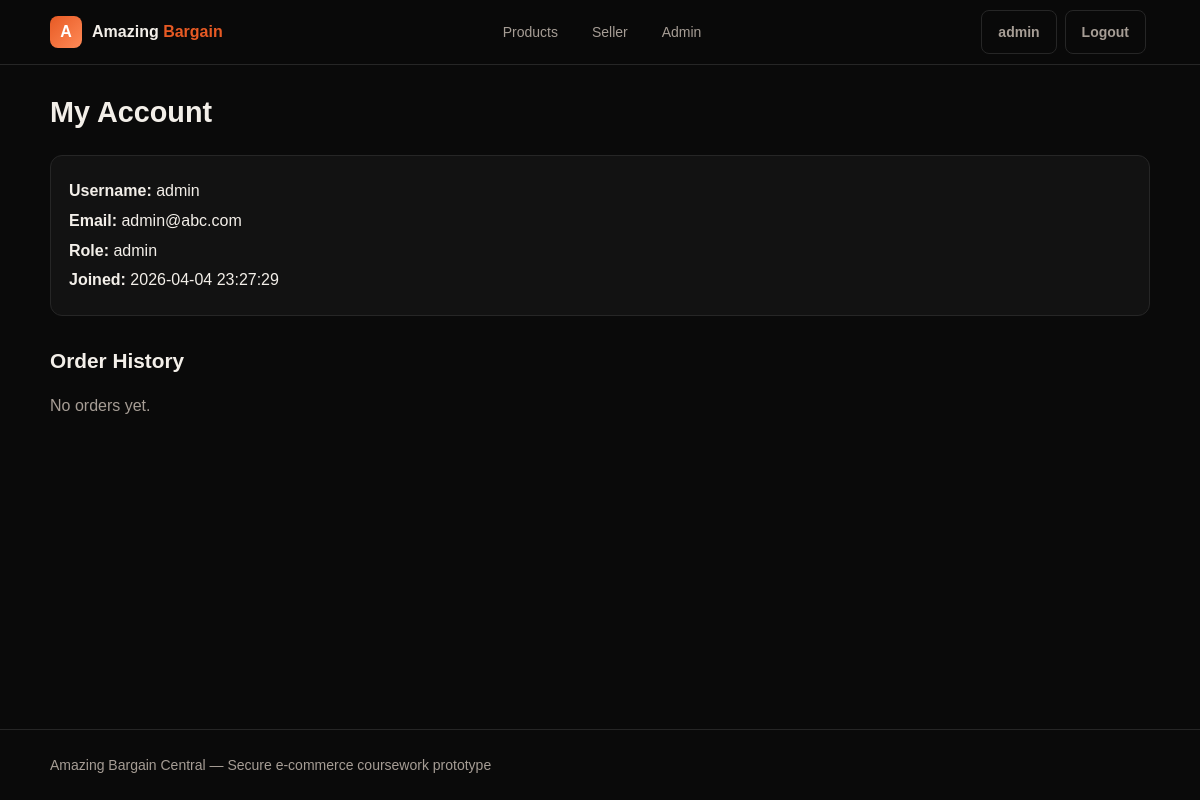
/account (signed in), run on the app's committed database.
### tables this page shows
CREATE TABLE users (
        id INTEGER PRIMARY KEY AUTOINCREMENT,
        username TEXT NOT NULL UNIQUE,
        email TEXT NOT NULL UNIQUE,
        password_hash TEXT NOT NULL,
        role TEXT NOT NULL DEFAULT 'user',
        created_at TIMESTAMP DEFAULT CURRENT_TIMESTAMP
    );

### backend/app.py (the view)
@app.route("/account", methods=["GET"])
@login_required
def account():
    db = get_db()
    user = db.execute(
        "SELECT * FROM users WHERE id = ?", (session["user_id"],)
    ).fetchone()
    orders = db.execute("""
        SELECT orders.*, products.name AS product_name, products.price
        FROM orders JOIN products ON orders.product_id = products.id
        WHERE orders.user_id = ?
        ORDER BY orders.id DESC
    """, (session["user_id"],)).fetchall()
    return render_template("account.html", user=user, orders=orders)

### backend/app.py (called while the page is built)
def get_db():
    if "db" not in g:
        g.db = sqlite3.connect(app.config["DATABASE"])
        g.db.row_factory = sqlite3.Row
        g.db.execute("PRAGMA foreign_keys = ON")
    return g.db

def generate_csrf_token():
    if "_csrf_token" not in session:
        session["_csrf_token"] = secrets.token_hex(32)
    return session["_csrf_token"]

@app.before_request
def check_csrf():
    if request.method == "POST":
        token = session.get("_csrf_token")
        if not token or token != request.form.get("_csrf_token"):
            abort(403)

@app.before_request
def make_session_permanent():
    session.permanent = True

def login_required(view):
    @wraps(view)
    def wrapped(*args, **kwargs):
        if "user_id" not in session:
            flash("Please log in first.", "warning")
            return redirect(url_for("login"))
        return view(*args, **kwargs)
    return wrapped

### frontend/templates/account.html (shortened to what this page needs)
{% extends "base.html" %}
{% block content %}
<section class="page-section">
    <h1>My Account</h1>
    <div class="info-card">
        <p><strong>Username:</strong> {{ user.username }}</p>
        <p><strong>Email:</strong> {{ user.email }}</p>
        <p><strong>Role:</strong> {{ user.role }}</p>
        <p><strong>Joined:</strong> {{ user.created_at }}</p>
    </div>
    <h2>Order History</h2>
    {% if orders %}
    <table class="data-table">
        <thead>
            <tr>
                <th>Product</th>
                <th>Qty</th>
                <th>Price</th>
                <th>Date</th>
            </tr>
        </thead>
        <tbody>
            {% for o in orders %}
            <tr>
                <td>{{ o.product_name }}</td>
                <td>{{ o.quantity }}</td>
                <td>&pound;{{ "%.2f"|format(o.price) }}</td>
                <td>{{ o.created_at }}</td>
            </tr>
            {% endfor %}
        </tbody>
    </table>
    {% else %}
    <p class="muted">No orders yet.</p>
    {% endif %}
</section>
{% endblock %}

### frontend/static/style.css (style rules this page uses)
:root { --bg: #0a0a0a; --panel: #121212; --panel-2: #1a1a1a; --text: #f3efe9; --muted: #a69d95; --border: #262626; --primary: #e75a24; --primary-hover: #c94818; --success: #25b864; --danger: #e74c3c; --warning: #f0c54a; --radius: 12px; }
* { box-sizing: border-box; }
html { scroll-behavior: smooth; }
body { margin: 0; font-family: Arial, Helvetica, sans-serif; background: var(--bg); color: var(--text); line-height: 1.6; min-height: 100vh; display: flex; flex-direction: column; }
.page-section { margin-bottom: 32px; }
.page-section h1 { margin: 0 0 20px; font-size: 1.8rem; }
.page-section h2 { margin: 28px 0 14px; font-size: 1.3rem; }
.info-card { background: var(--panel); border: 1px solid var(--border); border-radius: var(--radius); padding: 18px; margin-bottom: 16px; }
.info-card p { margin: 4px 0; }
.muted { color: var(--muted); }

### data on the page
users: username "admin", email "admin@abc.com", role "admin", created_at "2026-04-04 23:27:29"

### other printed values
{{ session.username }} "admin"
